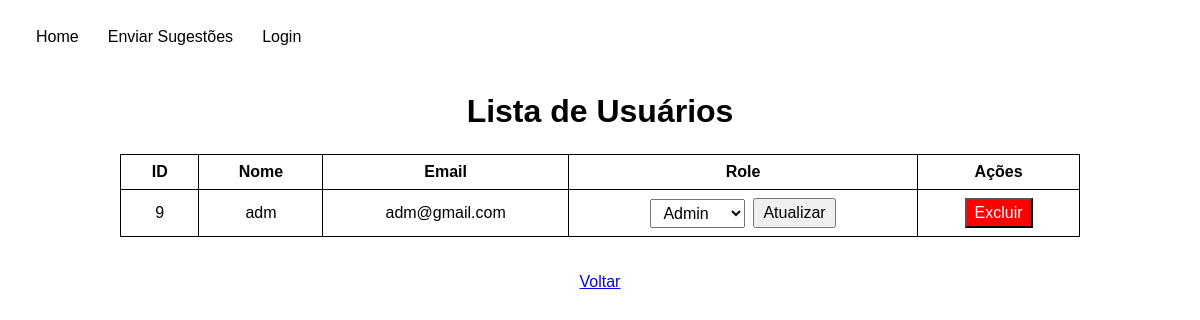
/View/UsuarioListar.php, run on the app's committed database.
### tables this page shows
CREATE TABLE `usuarios` (
  `id` int(11) NOT NULL,
  `nome_usuario` varchar(255) NOT NULL,
  `email` varchar(255) NOT NULL,
  `tipo` varchar(50) NOT NULL,
  `sessaoID` varchar(255) DEFAULT NULL,
  `senha` varchar(255) NOT NULL,
  `codigo_recuperacao` varchar(10) DEFAULT NULL,
  `codigo_expiracao` datetime DEFAULT NULL
);

### Conexao/ConexaoConfig.php (called while the page is built, shortened)
<?php
class ConexaoConfig {
	private $sgbd;
	private $host;
	private $bd;
	private $usuario;
	private $senha;
	public function __construct(){
		$iniFile = parse_ini_file(__DIR__ . "/config.ini");
		$this->sgbd = $iniFile["sgbd"];
		$this->host = $iniFile["host"];
		$this->bd = $iniFile["bd"];
		$this->usuario = $iniFile["usuario"];
		$this->senha = $iniFile["senha"];
	}
	public function getSgbd() {
		return $this->sgbd;
	}
	public function getHost() {
		return $this->host;
	}
	public function getBd() {
		return $this->bd;
	}
	public function getUsuario() {
		return $this->usuario;
	}
	public function getSenha() {
		return $this->senha;
	}
}

### Conexao/Conexao.php (called while the page is built, shortened)
<?php
include_once 'ConexaoConfig.php';
class Conexao {
    private static $conexao;
    public static function getConexao() {
    	$config = new ConexaoConfig();
    	if (!isset(self::$conexao)) {
    		self::$conexao = new PDO($config->getSgbd().":host=".$config->getHost()."; dbname=".$config->getBd().";", $config->getUsuario(), $config->getSenha());
    		self::$conexao->setAttribute(PDO::ATTR_ERRMODE, PDO::ERRMODE_EXCEPTION);
    	}
    	return self::$conexao;
    }
}
?>

### Controller/UsuarioDAO.php (called while the page is built, shortened)
<?php
include_once __DIR__ . '/../Conexao/Conexao.php';
class UsuarioDAO{
    private $conexao;
    public function __construct() {
        $this->conexao = Conexao::getConexao();
    }
public function listarTodos() {
    $stmt = $this->conexao->prepare("SELECT * FROM usuarios ORDER BY id ASC");
    $stmt->execute();
    return $stmt->fetchAll(PDO::FETCH_ASSOC);
}
}

### View/UsuarioListar.php (the view, shortened to what this page needs)
<?php
include_once __DIR__ . '/../Controller/UsuarioDAO.php';
$usuarioDAO = new UsuarioDAO();
$usuarios = $usuarioDAO->listarTodos();
?>
<!DOCTYPE html>
<html lang="pt-BR">
<head>
    <Link rel="stylesheet" href="../Css/usuariosListar.css">
</head>
<body>
    <?php include_once __DIR__ . '/header.php'; ?>
    <h1> Lista de Usuários</h1>
    <table>
        <thead>
            <tr>
                <th>ID</th>
                <th>Nome</th>
                <th>Email</th>
                <th>Role</th>
                <th>Ações</th>
            </tr>
        </thead>
        <tbody>
            <?php foreach ($usuarios as $usuario): ?>
                <tr>
                    <td><?= htmlspecialchars($usuario['id']) ?></td>
                    <td><?= htmlspecialchars($usuario['nome_usuario']) ?></td>
                    <td><?= htmlspecialchars($usuario['email']) ?></td>
                    <td>
                        <form method="POST" action="">
                            <select name="nova_role">
                                <option value="admin" <?= $usuario['tipo']=='admin'?'selected':'' ?>>Admin</option>
                            </select>
                            <button type="submit">Atualizar</button>
                        </form>
                    </td>
                    <td>
                        <form method="POST" action="" onsubmit="return confirm('Tem certeza que deseja excluir este usuário?');">
                            <button type="submit" style="background-color:red;color:white;">Excluir</button>
                        </form>
                    </td>
                </tr>
            <?php endforeach; ?>
        </tbody>
    </table>
    <br><br>
            <a href="AdmLogin.php" class="btn btn-link"  tabindex="0">Voltar</a>
</body>
</html>

### View/header.php (shortened to what this page needs)
<!DOCTYPE html>
<html lang="pt-BR">
<head>
    <link rel="stylesheet" href="../Css/header.css">
</head>
<body>
    <header>
        <nav aria-label="Menu principal">
            <div class="nav-container">
                <?php if (!isset($_SESSION['id']) || (isset($_SESSION['tipo']) && $_SESSION['tipo'] === 'comum')): ?>
                    <a href="Home.php"  tabindex="0">Home</a>
                    <a href="UsuarioSugestao.php"  tabindex="0">Enviar Sugestões</a>
                    <a href="AdmLogin.php"  tabindex="0">Login</a>
                <?php endif; ?>
            </div>
        </nav>
    </header>
</body>
</html>

### Css/usuariosListar.css (style rules this page uses)
body { font-family: Arial, sans-serif; display: flex; flex-direction: column; align-items: center; margin: 0; padding-top: 4.5rem; }
h1 { text-align: center; margin-bottom: 1.5rem; }
table { border-collapse: collapse; width: 80%; text-align: center; }
th, td { border: 1px solid #000; padding: 0.5rem 1rem; }
form { display: flex; justify-content: center; align-items: center; gap: 0.5rem; margin: 0; }
select, button { padding: 0.25rem 0.5rem; font-size: 1rem; cursor: pointer; }

### Css/header.css (style rules this page uses)
header { position: fixed; top: 0; left: 0; width: 100%; height: 4.5rem; display: flex; align-items: center; padding: 0 1.5rem; z-index: 1000; background-color: #fff; font-size: 1.125rem; box-sizing: border-box; }
header nav { display: flex; align-items: center; width: 100%; gap: 2rem; flex-wrap: wrap; }
header a, header .nav-right button { text-decoration: none; color: #000; background: none; border: none; cursor: pointer; font-size: 1rem; padding: 0.5rem 0.75rem; line-height: 1.2; box-sizing: border-box; min-width: 60px; }

### data on the page
usuarios: id "9", nome_usuario "adm", email "adm@gmail.com", nova_role "Admin"
